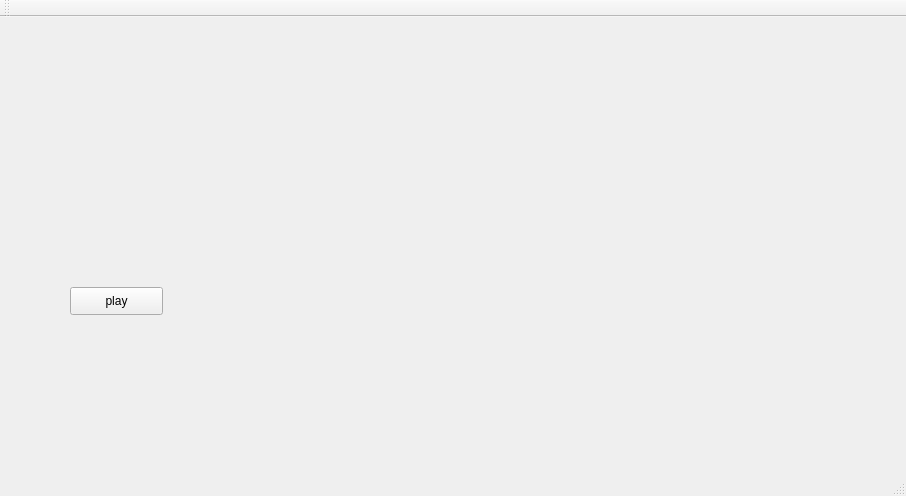
<?xml version="1.0" encoding="UTF-8"?>
<ui version="4.0">
 <class>QTPlayerClass</class>
 <widget class="QMainWindow" name="QTPlayerClass">
  <property name="geometry">
   <rect>
    <x>0</x>
    <y>0</y>
    <width>906</width>
    <height>496</height>
   </rect>
  </property>
  <property name="windowTitle">
   <string>QTPlayer</string>
  </property>
  <widget class="QWidget" name="centralWidget">
   <widget class="QPushButton" name="pushButton">
    <property name="geometry">
     <rect>
      <x>70</x>
      <y>270</y>
      <width>93</width>
      <height>28</height>
     </rect>
    </property>
    <property name="text">
     <string>play</string>
    </property>
   </widget>
  </widget>
  <widget class="QMenuBar" name="menuBar">
   <property name="geometry">
    <rect>
     <x>0</x>
     <y>0</y>
     <width>906</width>
     <height>26</height>
    </rect>
   </property>
  </widget>
  <widget class="QToolBar" name="mainToolBar">
   <attribute name="toolBarArea">
    <enum>TopToolBarArea</enum>
   </attribute>
   <attribute name="toolBarBreak">
    <bool>false</bool>
   </attribute>
  </widget>
  <widget class="QStatusBar" name="statusBar"/>
 </widget>
 <layoutdefault spacing="6" margin="11"/>
 <resources>
  <include location="QTPlayer.qrc"/>
 </resources>
 <connections>
  <connection>
   <sender>pushButton</sender>
   <signal>clicked()</signal>
   <receiver>QTPlayerClass</receiver>
   <slot>slotPlay()</slot>
   <hints>
    <hint type="sourcelabel">
     <x>104</x>
     <y>325</y>
    </hint>
    <hint type="destinationlabel">
     <x>-26</x>
     <y>258</y>
    </hint>
   </hints>
  </connection>
 </connections>
 <slots>
  <slot>slotPlay()</slot>
 </slots>
</ui>
